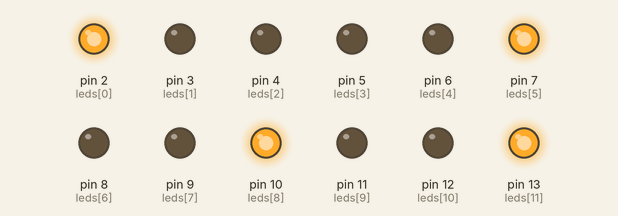
This sketch was run on a simulated Arduino Uno, built with avr-gcc and run on an emulated ATmega328P. On the bench: output pins drawn as LEDs (lit = HIGH).

Above: at 0.1 s.
At 7.15 s:
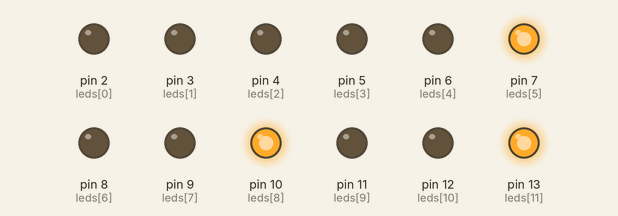
At 10.3 s:
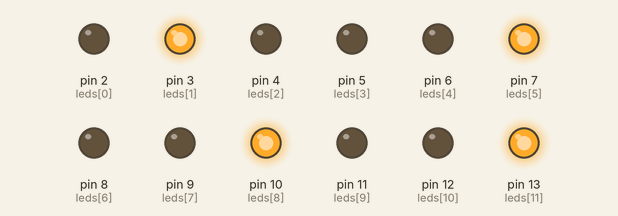
At 15.5 s:
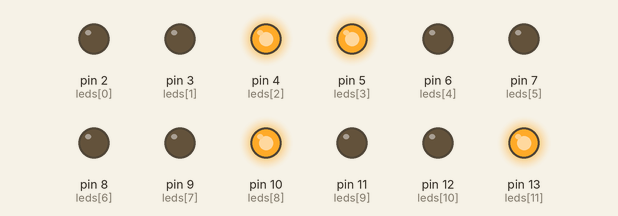
At 25.7 s:
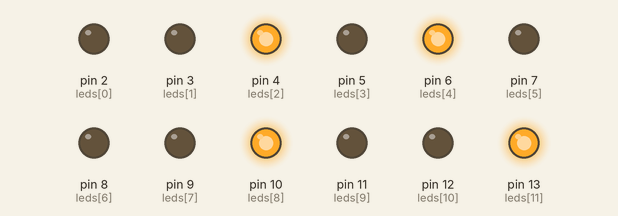
At 30.9 s:
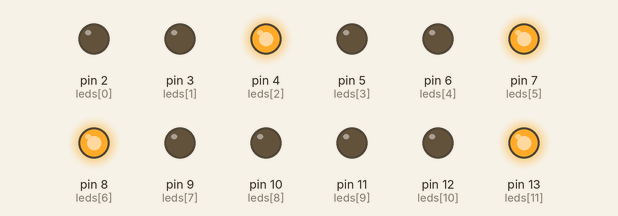
Timing chart, 0 to 40.0 s (numbered marks = the images above):
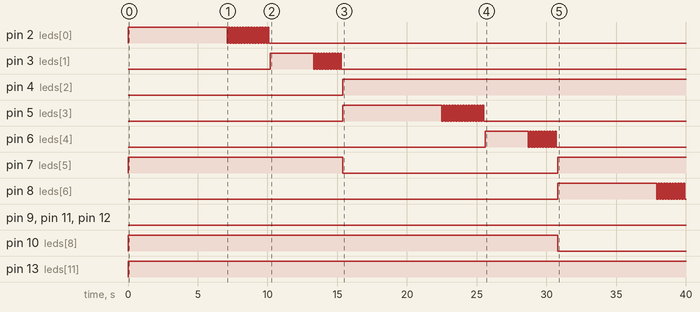

Measured:
- by itself, pin 2 (leds[0]): HIGH → LOW at 7.1 s, → HIGH 0.10 s later, → LOW 0.10 s later, → HIGH 0.10 s later, … (31 changes in this stretch)
- by itself, pin 3 (leds[1]): LOW → HIGH at 10.2 s, → LOW 3.1 s later, → HIGH 0.10 s later, → LOW 0.10 s later, … (22 changes in this stretch)
- by itself, pin 4 (leds[2]): LOW → HIGH at 15.4 s
- by itself, pin 5 (leds[3]): LOW → HIGH at 15.4 s, → LOW 7.1 s later, → HIGH 0.10 s later, → LOW 0.10 s later, … (32 changes in this stretch)
- by itself, pin 6 (leds[4]): LOW → HIGH at 25.6 s, → LOW 3.1 s later, → HIGH 0.10 s later, → LOW 0.10 s later, … (22 changes in this stretch)
- by itself, pin 7 (leds[5]): HIGH → LOW at 15.4 s, → HIGH 15.4 s later
- by itself, pin 8 (leds[6]): LOW → HIGH at 30.8 s, → LOW 7.1 s later, → HIGH 0.10 s later, → LOW 0.10 s later, … (22 changes in this stretch)
- by itself, pin 10 (leds[8]): HIGH → LOW at 30.8 s

The sketch:

Sem_foros.ino
```cpp
/* _____________________________________________
  |            SISTEMAS PROGRAMABLES            |
  |   INGENIERÍA EN SISTEMAS COMPUTACIONALES    |
  |                 7° SEMESTRE                 |
  |          MARCO ALEJANDRO CUPUL HAU          |
  |                 13/11/2020                  |
  |_____________________________________________|*/

//:::::::::::::::PINES UTILIZADOS:::::::::::::::
int leds[]={2,3,4, 5,6,7, 8,9,10, 11,12,13};    //Semáforos 1, 2, 3 y 4 (verde, amarillo, rojo)

//::::::::::::::::::CONSTANTES:::::::::::::::::::
const int tVerde=7000;                          //Tiempo encendido de led verde (7 segundos)
const int tVerdeP=3000;                         //Tiempo parpadeando de led verde (3 segundos)
const int tAmarillo=3000;                       //Tiempo encendido de led amarillo (3 segundos)
const int tAmarilloP=2000;                      //Tiempo parpadeando de led amarillo (2 segundos)

//::::::::::::::CRITERIOS INICIALES::::::::::::::
void setup() {
  for (int n=0; n<=11; n++) {                   //Recorrer el arreglo de los pines utilizados
    pinMode(leds[n], OUTPUT);                   //Activa los pines del 2 al 13 como salidas
  }
  for (int n=0; n<=11; n++) {                   //Recorrer el arreglo de los pines utilizados
    digitalWrite(leds[n], LOW);                 //Apagar todos los leds conectados
  }                                             //Estado inicial: Semáforo 1 abierto y los demás cerrados
  digitalWrite(leds[0], HIGH);                  //Verde encendido del Semáforo 1
  digitalWrite(leds[5], HIGH);                  //Rojo encendido del Semáforo 2
  digitalWrite(leds[8], HIGH);                  //Rojo encendido del Semáforo 3
  digitalWrite(leds[11], HIGH);                 //Rojo encendido del Semáforo 4
}

//::::::::::::CICLO PROGRAMA PRINCIPAL:::::::::::
void loop() {
  int i=0;                                      //Declarar contador inicializado en cero
  while (i<=9) {                                //Ciclo para obtener los pines que ocupa cada led de semáforo
    encenderSemaforo(i, i+1, i+2);              //Llamar función para encender el semáforo enviando sus pines
    i=i+3;                                      //Aumentar el contador a 3 para saltar al siguiente semáforo
  }
}

//:::::::::FUNCIÓN PARA ACTIVAR SEMÁFORO:::::::::
void encenderSemaforo(int lVerde, int lAmarillo, int lRojo) {
  digitalWrite(leds[lRojo], LOW);               //Apagar led rojo
  digitalWrite(leds[lVerde], HIGH);             //Encender led verde
  delay(tVerde);                                //Tiempo de espera de led verde
  digitalWrite(leds[lVerde], LOW);              //Apagar led verde
  parpadearLed(lVerde, tVerdeP);                //Llamar función para parpadear led, enviando su pin y tiempo
  digitalWrite(leds[lAmarillo], HIGH);          //Encender led amarillo
  delay(tAmarillo);                             //Tiempo de espera de led amarillo
  digitalWrite(leds[lAmarillo], LOW);           //Apagar led amarillo
  parpadearLed(lAmarillo, tAmarilloP);          //Llamar a la función que hace parpadear un led
  digitalWrite(leds[lRojo], HIGH);              //Encender led rojo
}

//:::::FUNCIÓN PARA HACER PARPADEAR UN LED:::::
void parpadearLed(int nLed, int tParpadeo) {    //Recibir los valores de pin ocupado y duración de parpadeo
  int tiempo=0;                                 //Inicializar contador de tiempo en cero
  while(tiempo<=tParpadeo) {                    //Mientras contador sea menor o igual al tiempo de parpadeo:
    digitalWrite(leds[nLed],HIGH);              //Encender el led
    delay(100);                                 //Mantenerlo encendido 100 milisegundos
    digitalWrite(leds[nLed],LOW);               //Apagar el led
    delay(100);                                 //Mantenerlo apagado 100 milisegundos
    tiempo=tiempo+200;                          //Aumentar contador el tiempo total que realiza un parpadeo
  }                                             //Se repite el ciclo hasta que la condición ya no se cumpla
}
```
